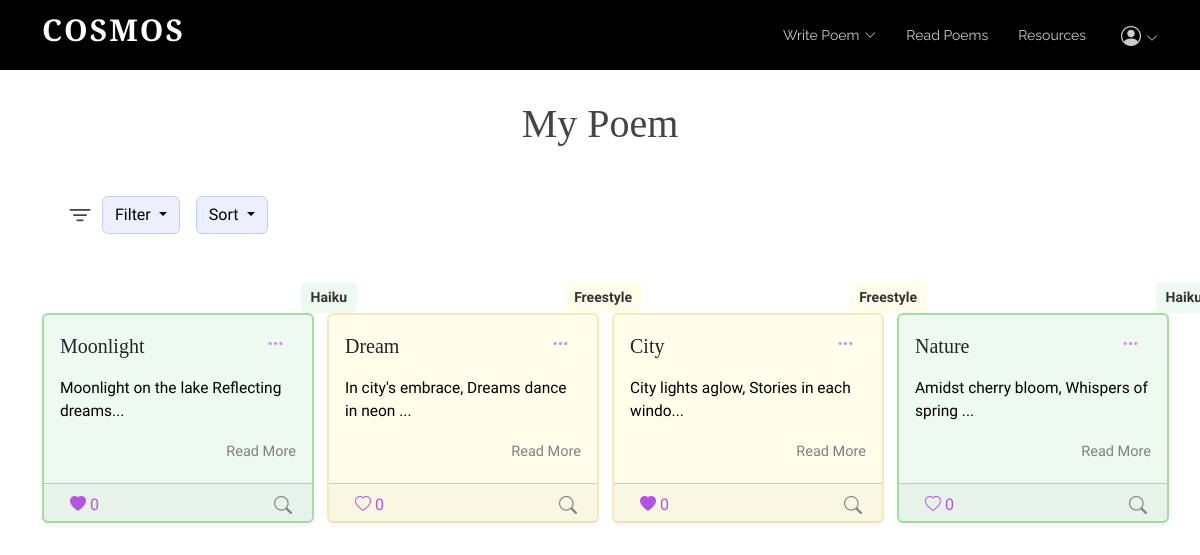
Page /mypage (signed in) on the committed database.
### tables this page shows
CREATE TABLE "Poem" (
	"username"	TEXT,
	"content"	TEXT,
	"date"	TEXT,
	"title"	TEXT,
	"type"	TEXT
, "id"	INTEGER, "numLikes"	INTEGER, "sentiment"	INTEGER, "iamb"	INTEGER);

### app.py (the view)
@app.route('/mypage', methods=['GET']) # / => main homepage; decorator
def mypage(): #index func calls render_template, showing login.html on website
	isLogin = False
	if request.method == "POST":
		pass
	else:
		conn = sqlite3.connect('static/database.db')
		cursor = conn.cursor()
		query = """
			SELECT P.username, P.content, P.date, P.title, P.type,P.id, P.numLikes, P.iamb,
				   COALESCE(L.liked, 0) AS liked
			FROM Poem P
			LEFT JOIN Likes L ON P.id = L.poem_id AND L.username = ?
		"""
		cursor.execute(query, (session.get("username"),))
		rows = cursor.fetchall()
		usernames = []  # ["scott", "alice"]
		contents = []  # ["poem...", "poem2..."]
		dates = []  # ["2023-12-12", "2022-10-10"]
		titles = []
		types = []
		likes = []
		ids = []
		num_likes = []
		iambs = []
		for row in rows:
			usernames.append(row[0])
			contents.append(row[1])
			dates.append(row[2])
			titles.append(row[3])
			if row[4] == "free":
				types.append("Freestyle")
			else:
				types.append(row[4].title())
			likes.append(row[6])
			iambs.append(row[7])
			ids.append(row[5])
			num_likes.append(row[8])
		print("ABCCCCC",iambs)
		if "username" not in session:
			isLogin = False
			return redirect(url_for('login'))
		else:
			isLogin = True
		return render_template('mypage.html',ids=ids, usernames=usernames, contents=contents,
							   dates=dates, titles=titles, types=types, liked_status=likes, iambs=iambs,
							   num_poems=len(usernames), isLogin=isLogin, username = session["username"],num_likes=num_likes)

### templates/mypage.html (shortened to what this page needs)
<!DOCTYPE html>
<html lang="en">
  <head>
    <link href="../static/vendor/aos/aos.css" rel="stylesheet">
    <link href="../static/vendor/bootstrap/css/bootstrap.min.css" rel="stylesheet">
    <link href="../static/vendor/bootstrap-icons/bootstrap-icons.css" rel="stylesheet">
    <link href="../static/vendor/boxicons/css/boxicons.min.css" rel="stylesheet">
    <link href="../static/vendor/glightbox/css/glightbox.min.css" rel="stylesheet">
    <link href="../static/vendor/swiper/swiper-bundle.min.css" rel="stylesheet">
    <link href="../static/css/style.css" rel="stylesheet">
  </head>
  <body>
 <header id="header" class="fixed-top d-flex align-items-center">
    <div class="container d-flex justify-content-between">
      <div class="logo">
        <h1><a href="{{url_for('index')}}">Cosmos</a></h1>
      </div>
      <nav id="navbar" class="navbar">
        <ul>
          <li class="dropdown"><a href="{{url_for('bwrite')}}"><span>Write Poem</span> <i class="bi bi-chevron-down"></i></a>
          </li>
          <li><a class="nav-link scrollto" href="{{url_for('board')}}">Read Poems</a></li>
          <li><a class="nav-link scrollto" href="{{url_for('tube')}}">Resources</a></li>
          {% if isLogin %}
            <li class="dropdown myppp">
              <a  class="color-white"><span><i class="bi bi-person-circle large-icon"></i></span> <i class="bi bi-chevron-down"></i></a>
            </li>
          {% else %}
            <li><a class="nav-link scrollto" href="{{url_for('login')}}">Login</a></li>
          {% endif %}
        </ul>
      </nav>
    </div>
  </header>
      <main>
        <div class="container stat-mt">
          <h1 class="mb-5 text-center">My Poem</h1>
  <div class="d-flex">
      <i class="bi bi-filter ms-5 ms-md-4 me-2 bigbigicon"></i>
<div class="dropdown me-3">
  <button class="btn btn-secondary dropdown-toggle" type="button" id="filterMenuButton" data-bs-toggle="dropdown" aria-expanded="false">
    Filter
  </button>
</div>
<div class="dropdown">
  <button class="btn btn-secondary dropdown-toggle" type="button" id="sortMenuButton" data-bs-toggle="dropdown" aria-expanded="false">
    Sort
  </button>
</div>
  </div>
          <div class="row poem-container">
              {% set counter = 0 %}
 {% for i in range(num_poems) %}
          {% if username == usernames[i] %}
              {% set counter = counter + 1 %}
         {% if counter < 4 %}
         <div class="col-md-6 col-lg-3 poem-item filter-{{types[i]}} mt-3 mt-md-4" data-title="{{titles[i]}}" data-date="{{dates[i][0:10]}}" data-type="{{types[i]}}"data-poem-id="{{ ids[i] }}"data-likes ="{{ num_likes[i] }}">
         <div class="poem-tags text-end me-3">
            {% if types[i] == "Acrostic" %}
            <span class="taga">{{types[i]}}</span>
            {% elif types[i] == "Freestyle" %}
            <span class="tagf">{{types[i]}}</span>
            {% elif types[i] == "Sonnet" %}
            <span class="tags">{{types[i]}}</span>
            {% else %}
            <span class="tagh">{{types[i]}}</span>
            {% endif %}
         </div>
            {% endif %}
            {% if types[i] == "Acrostic" %}
            <div class="card poem-card mx-auto poem-card-h" style="width: 18rem;">
               {% elif types[i] == "Freestyle" %}
               <div class="card poem-card mx-auto poem-card-f" style="width: 18rem;">
                  {% elif types[i] == "Sonnet" %}
                  <div class="card poem-card mx-auto poem-card-s" style="width: 18rem;">
                     {% else %}
                     <div class="card poem-card mx-auto" style="width: 18rem;">
                        {% endif %}
                        <div class="card-body">
                           <div class="d-flex justify-content-between align-items-center mb-2">
                              {% if titles[i]|length < 11 %}
                              {% if iambs[i] == 1 %}
                              <h5 class="card-title"><span class="title">{{titles[i]}} (I)- </span> </h5>
                              {% else %}
                              <h5 class="card-title"><span class="title">{{titles[i]}} </span> </h5>
                              {% endif %}
                              {% else %}
                              {% if iambs[i] == 1 %}
                              <h5 class="card-title"><span class="title">{{titles[i][0:11]}} (I)... </span>  </h5>
                              {% else %}
                              <h5 class="card-title"><span class="title">{{titles[i][0:11]}}... </span>  </h5>
                              {% endif %}
                              {% endif %}
<div class="btn-group">
    <button type="button" class="btn btn-outline-primary dropdown-toggle border-0 bg-transparent custom-size" data-bs-toggle="dropdown" aria-expanded="false">
<i class="bi bi-three-dots icon-nudge-up"></i>
    </button>
</div>
                           </div>
                           {% if contents[i][:45]|length < 25 %}
                           <p class="card-text mytext">{{contents[i][0:40]}} ...</p>
                           <br>
                           {% else %}
                           <p class="card-text mytext">{{contents[i][0:40]}}...</p>
                           {% endif %}
                           <div class="text-end">
                              <a class="card-link text-right" data-bs-toggle="modal" data-bs-target="#poemModal" data-poem-id="{{ ids[i] }}" data-title="{{titles[i]}}" data-type="{{types[i]}}" data-username="{{usernames[i]}}" data-date="{{dates[i][0:10]}}" data-content="{{contents[i]}}">
                              Read More
                              </a>
                           </div>
                        </div>
                        <div class="card-footer d-flex justify-content-between mt-1 mb-5">
                            <div class="like-button-container ms-1">
                                {% if liked_status[i] == 1 %}
                                <button class="like-button btn-like" data-poem-id="{{ ids[i] }}" data-username="{{ usernames[i] }}" data-liked="{{ liked_status[i] }}" data-likes ="{{ num_likes[i] }}">
                                    <i class="bi bi-heart-fill"></i>
                                    <span class="like-count">{{ num_likes[i] }}</span>
                                </button>
                                {% else %}
                                <button class="like-button" data-poem-id="{{ ids[i] }}" data-username="{{ usernames[i] }}" data-liked="{{ liked_status[i] }}" data-likes ="{{ num_likes[i] }}">
                                    <i class="bi bi-heart"></i>
                                    <span class="like-count">{{ num_likes[i] }}</span>
                                </button>
                                {% endif %}
                            </div>
                           <a class="smb2 me-1"data-bs-html="true" data-bs-toggle="tooltip" data-bs-placement="top" title="Author: {{usernames[i]}} <br> Date: {{dates[i][0:10]}}">
                                <i class="bi bi-search"></i>
                            </a>
                        </div>
                     </div>
                  </div>
                   {% endif %}
                  {% endfor %}
                  </div>
        </div>
</main>
  </body>
</html>

### static/css/style.css (style rules this page uses)
html, body { font-family: 'Nanum Myeongjo', serif !important; }
.large-icon { font-size: 20px !important; }
body { color: #444444; }
a { color: #1bac91; text-decoration: none; }
h1, h2, h3, h4, h5, h6 { font-family: 'Cormorant Garamond', serif; }
#header { height: 70px; transition: all 0.5s; z-index: 997; background: #000; }
#header .logo h1 { font-size: 30px; margin: 0; padding: 6px 0; line-height: 1; font-weight: 700; letter-spacing: 2px; text-transform: uppercase; }
#header .logo h1 a, #header .logo h1 a:hover { color: #fff; text-decoration: none; }
.navbar { padding: 0; }
.navbar ul { margin: 0; padding: 0; display: flex; list-style: none; align-items: center; }
.navbar li { position: relative; }
.navbar>ul>li+li { margin-left: 30px; }
.navbar a, .navbar a:focus { display: flex; align-items: center; justify-content: space-between; padding: 12px 0; font-size: 14px; font-family: "Raleway", sans-serif; color: rgba(255, 255, 255, 0.8); white-space: nowrap; transition: 0.3s; position: relative; }
.navbar a i, .navbar a:focus i { font-size: 12px; line-height: 0; margin-left: 5px; }
.navbar>ul>li>a:before { content: ""; position: absolute; width: 100%; height: 2px; bottom: 3px; left: 0; background-color: #A2AFF6; visibility: hidden; width: 0px; transition: all 0.3s ease-in-out 0s; }
.btn-outline-primary.dropdown-toggle::after { display: none; }
.icon-nudge-up { position: relative; top: -5px; }
.custom-size { font-size: 17px; }
body p { color: black; font-family: 'Nanum Myeongjo', serif; }
body a { color: gray; }
body { margin: 0; }
.btn-outline-primary { color: #CC95DD !important; }
.smb2 { font-size:18px; }
.myppp { margin-top:5px; }
.bigbigicon { font-size: 28px !important; }
.btn-secondary { background-color:#ECEFFE !important; border: 1px solid #BECDFB !important; color: black !important; }
.card-link { cursor:pointer; font-size: 14.5px; }
.like-button { font-size:16px; }
.like-button { background-color: transparent !important; color:#B255E3 !important; border: none !important; }
.poem-card { width: 17rem !important; height: 210px; background-color:rgba(198, 235, 202, 0.3); border: 2px solid #A2DEA0; transition: transform 0.3s ease-in-out; }
.poem-card-f { background-color: rgba(252, 252, 202, 0.4) !important; border: 2px solid #F7E8BA !important; }
.stat-mt { margin-top: 100px; }
.mytext { font-size:15.5px !important; }
.poem-tags { margin-top: 10px; }
.tagf { display: inline-block; background-color: rgba(252, 252, 202, 0.4) !important; border-radius: 5px; padding: 5px 10px; margin-right: 1px; font-weight: 700; margin-top: 10px; font-size: 14px; color: #333; }
.tagh { display: inline-block; background-color: rgba(198, 235, 202, 0.3) !important; border-radius: 5px; padding: 5px 10px; font-weight: 700; margin-right: 1px; margin-top: 10px; font-size: 14px; color: #333; }
@media (max-width: 1400px) { .tagh,.tags,.tagf,.taga { margin-right: -26px; } }
@media (max-width: 1200px) { .tagh,.tags,.tagf,.taga { margin-right: -70px; } }
.color-white { color:white; }

### rows in the picture
Poem: title "Moonlight", content "Moonlight on the lake Reflecting dreams"
Poem: title "Dream", content "In city's embrace, Dreams dance in neon"
Poem: title "City", content "City lights aglow, Stories in each windo"
Poem: title "Nature", content "Amidst cherry bloom, Whispers of spring"

### other values in the picture
{{ types[i] }} "Haiku"
{{ num_likes[i] }} "0" "0"
{{ types[i] }} "Freestyle" "Freestyle"
